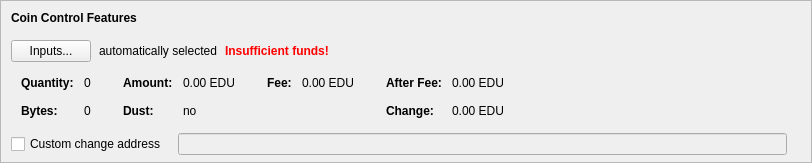
    <widget class="QFrame" name="frameCoinControl">
     <property name="sizePolicy">
      <sizepolicy hsizetype="Expanding" vsizetype="Expanding">
       <horstretch>0</horstretch>
       <verstretch>0</verstretch>
      </sizepolicy>
     </property>
     <property name="maximumSize">
      <size>
       <width>16777215</width>
       <height>16777215</height>
      </size>
     </property>
     <property name="frameShape">
      <enum>QFrame::StyledPanel</enum>
     </property>
     <property name="frameShadow">
      <enum>QFrame::Sunken</enum>
     </property>
     <layout class="QVBoxLayout" name="verticalLayoutCoinControl2">
      <property name="spacing">
       <number>0</number>
      </property>
      <property name="leftMargin">
       <number>0</number>
      </property>
      <property name="topMargin">
       <number>0</number>
      </property>
      <property name="rightMargin">
       <number>0</number>
      </property>
      <property name="bottomMargin">
       <number>6</number>
      </property>
      <item>
       <layout class="QVBoxLayout" name="verticalLayoutCoinControl" stretch="0,0,0,0,1">
        <property name="spacing">
         <number>0</number>
        </property>
        <property name="leftMargin">
         <number>10</number>
        </property>
        <property name="topMargin">
         <number>10</number>
        </property>
        <item>
         <layout class="QHBoxLayout" name="horizontalLayoutCoinControl1">
          <property name="bottomMargin">
           <number>15</number>
          </property>
          <item>
           <widget class="QLabel" name="labelCoinControlFeatures">
            <property name="sizePolicy">
             <sizepolicy hsizetype="Preferred" vsizetype="Maximum">
              <horstretch>0</horstretch>
              <verstretch>0</verstretch>
             </sizepolicy>
            </property>
            <property name="font">
             <font>
              <weight>75</weight>
              <bold>true</bold>
             </font>
            </property>
            <property name="styleSheet">
             <string notr="true">font-weight:bold;</string>
            </property>
            <property name="text">
             <string>Coin Control Features</string>
            </property>
           </widget>
          </item>
         </layout>
        </item>
        <item>
         <layout class="QHBoxLayout" name="horizontalLayoutCoinControl2" stretch="0,0,0,0">
          <property name="spacing">
           <number>8</number>
          </property>
          <property name="bottomMargin">
           <number>10</number>
          </property>
          <item>
           <widget class="QPushButton" name="pushButtonCoinControl">
            <property name="styleSheet">
             <string notr="true"/>
            </property>
            <property name="text">
             <string>Inputs...</string>
            </property>
            <property name="autoDefault">
             <bool>false</bool>
            </property>
           </widget>
          </item>
          <item>
           <widget class="QLabel" name="labelCoinControlAutomaticallySelected">
            <property name="text">
             <string>automatically selected</string>
            </property>
            <property name="margin">
             <number>5</number>
            </property>
           </widget>
          </item>
          <item>
           <widget class="QLabel" name="labelCoinControlInsuffFunds">
            <property name="font">
             <font>
              <weight>75</weight>
              <bold>true</bold>
             </font>
            </property>
            <property name="styleSheet">
             <string notr="true">color:red;font-weight:bold;</string>
            </property>
            <property name="text">
             <string>Insufficient funds!</string>
            </property>
            <property name="margin">
             <number>5</number>
            </property>
           </widget>
          </item>
          <item>
           <spacer name="horizontalSpacerCoinControl">
            <property name="orientation">
             <enum>Qt::Horizontal</enum>
            </property>
            <property name="sizeHint" stdset="0">
             <size>
              <width>40</width>
              <height>1</height>
             </size>
            </property>
           </spacer>
          </item>
         </layout>
        </item>
        <item>
         <widget class="QWidget" name="widgetCoinControl" native="true">
          <property name="sizePolicy">
           <sizepolicy hsizetype="Preferred" vsizetype="Preferred">
            <horstretch>0</horstretch>
            <verstretch>0</verstretch>
           </sizepolicy>
          </property>
          <property name="minimumSize">
           <size>
            <width>0</width>
            <height>0</height>
           </size>
          </property>
          <property name="styleSheet">
           <string notr="true"/>
          </property>
          <layout class="QHBoxLayout" name="horizontalLayoutCoinControl5">
           <property name="leftMargin">
            <number>0</number>
           </property>
           <property name="topMargin">
            <number>0</number>
           </property>
           <property name="rightMargin">
            <number>0</number>
           </property>
           <property name="bottomMargin">
            <number>0</number>
           </property>
           <item>
            <layout class="QHBoxLayout" name="horizontalLayoutCoinControl3" stretch="0,0,0,1">
             <property name="spacing">
              <number>20</number>
             </property>
             <property name="topMargin">
              <number>0</number>
             </property>
             <property name="bottomMargin">
              <number>10</number>
             </property>
             <item>
              <layout class="QFormLayout" name="formLayoutCoinControl1">
               <property name="horizontalSpacing">
                <number>10</number>
               </property>
               <property name="verticalSpacing">
                <number>14</number>
               </property>
               <property name="leftMargin">
                <number>10</number>
               </property>
               <property name="topMargin">
                <number>4</number>
               </property>
               <property name="rightMargin">
                <number>6</number>
               </property>
               <item row="0" column="0">
                <widget class="QLabel" name="labelCoinControlQuantityText">
                 <property name="font">
                  <font>
                   <weight>75</weight>
                   <bold>true</bold>
                  </font>
                 </property>
                 <property name="text">
                  <string>Quantity:</string>
                 </property>
                 <property name="margin">
                  <number>0</number>
                 </property>
                </widget>
               </item>
               <item row="0" column="1">
                <widget class="QLabel" name="labelCoinControlQuantity">
                 <property name="cursor">
                  <cursorShape>IBeamCursor</cursorShape>
                 </property>
                 <property name="contextMenuPolicy">
                  <enum>Qt::ActionsContextMenu</enum>
                 </property>
                 <property name="text">
                  <string notr="true">0</string>
                 </property>
                 <property name="margin">
                  <number>0</number>
                 </property>
                 <property name="textInteractionFlags">
                  <set>Qt::LinksAccessibleByMouse|Qt::TextSelectableByKeyboard|Qt::TextSelectableByMouse</set>
                 </property>
                </widget>
               </item>
               <item row="1" column="0">
                <widget class="QLabel" name="labelCoinControlBytesText">
                 <property name="font">
                  <font>
                   <weight>75</weight>
                   <bold>true</bold>
                  </font>
                 </property>
                 <property name="text">
                  <string>Bytes:</string>
                 </property>
                </widget>
               </item>
               <item row="1" column="1">
                <widget class="QLabel" name="labelCoinControlBytes">
                 <property name="cursor">
                  <cursorShape>IBeamCursor</cursorShape>
                 </property>
                 <property name="contextMenuPolicy">
                  <enum>Qt::ActionsContextMenu</enum>
                 </property>
                 <property name="text">
                  <string notr="true">0</string>
                 </property>
                 <property name="textInteractionFlags">
                  <set>Qt::LinksAccessibleByMouse|Qt::TextSelectableByKeyboard|Qt::TextSelectableByMouse</set>
                 </property>
                </widget>
               </item>
              </layout>
             </item>
             <item>
              <layout class="QFormLayout" name="formLayoutCoinControl2">
               <property name="horizontalSpacing">
                <number>10</number>
               </property>
               <property name="verticalSpacing">
                <number>14</number>
               </property>
               <property name="leftMargin">
                <number>6</number>
               </property>
               <property name="topMargin">
                <number>4</number>
               </property>
               <property name="rightMargin">
                <number>6</number>
               </property>
               <item row="0" column="0">
                <widget class="QLabel" name="labelCoinControlAmountText">
                 <property name="font">
                  <font>
                   <weight>75</weight>
                   <bold>true</bold>
                  </font>
                 </property>
                 <property name="text">
                  <string>Amount:</string>
                 </property>
                 <property name="margin">
                  <number>0</number>
                 </property>
                </widget>
               </item>
               <item row="0" column="1">
                <widget class="QLabel" name="labelCoinControlAmount">
                 <property name="cursor">
                  <cursorShape>IBeamCursor</cursorShape>
                 </property>
                 <property name="contextMenuPolicy">
                  <enum>Qt::ActionsContextMenu</enum>
                 </property>
                 <property name="text">
                  <string notr="true">0.00 EDU</string>
                 </property>
                 <property name="textInteractionFlags">
                  <set>Qt::LinksAccessibleByMouse|Qt::TextSelectableByKeyboard|Qt::TextSelectableByMouse</set>
                 </property>
                </widget>
               </item>
               <item row="1" column="0">
                <widget class="QLabel" name="labelCoinControlLowOutputText">
                 <property name="font">
                  <font>
                   <weight>75</weight>
                   <bold>true</bold>
                  </font>
                 </property>
                 <property name="text">
                  <string>Dust:</string>
                 </property>
                </widget>
               </item>
               <item row="1" column="1">
                <widget class="QLabel" name="labelCoinControlLowOutput">
                 <property name="cursor">
                  <cursorShape>IBeamCursor</cursorShape>
                 </property>
                 <property name="contextMenuPolicy">
                  <enum>Qt::ActionsContextMenu</enum>
                 </property>
                 <property name="text">
                  <string notr="true">no</string>
                 </property>
                 <property name="textInteractionFlags">
                  <set>Qt::LinksAccessibleByMouse|Qt::TextSelectableByKeyboard|Qt::TextSelectableByMouse</set>
                 </property>
                </widget>
               </item>
              </layout>
             </item>
             <item>
              <layout class="QFormLayout" name="formLayoutCoinControl3">
               <property name="horizontalSpacing">
                <number>10</number>
               </property>
               <property name="verticalSpacing">
                <number>14</number>
               </property>
               <property name="leftMargin">
                <number>6</number>
               </property>
               <property name="topMargin">
                <number>4</number>
               </property>
               <property name="rightMargin">
                <number>6</number>
               </property>
               <item row="0" column="0">
                <widget class="QLabel" name="labelCoinControlFeeText">
                 <property name="font">
                  <font>
                   <weight>75</weight>
                   <bold>true</bold>
                  </font>
                 </property>
                 <property name="text">
                  <string>Fee:</string>
                 </property>
                 <property name="margin">
                  <number>0</number>
                 </property>
                </widget>
               </item>
               <item row="0" column="1">
                <widget class="QLabel" name="labelCoinControlFee">
                 <property name="cursor">
                  <cursorShape>IBeamCursor</cursorShape>
                 </property>
                 <property name="contextMenuPolicy">
                  <enum>Qt::ActionsContextMenu</enum>
                 </property>
                 <property name="text">
                  <string notr="true">0.00 EDU</string>
                 </property>
                 <property name="textInteractionFlags">
                  <set>Qt::LinksAccessibleByMouse|Qt::TextSelectableByKeyboard|Qt::TextSelectableByMouse</set>
                 </property>
                </widget>
               </item>
              </layout>
             </item>
             <item>
              <layout class="QFormLayout" name="formLayoutCoinControl4">
               <property name="horizontalSpacing">
                <number>10</number>
               </property>
               <property name="verticalSpacing">
                <number>14</number>
               </property>
               <property name="leftMargin">
                <number>6</number>
               </property>
               <property name="topMargin">
                <number>4</number>
               </property>
               <property name="rightMargin">
                <number>6</number>
               </property>
               <item row="0" column="0">
                <widget class="QLabel" name="labelCoinControlAfterFeeText">
                 <property name="font">
                  <font>
                   <weight>75</weight>
                   <bold>true</bold>
                  </font>
                 </property>
                 <property name="text">
                  <string>After Fee:</string>
                 </property>
                 <property name="margin">
                  <number>0</number>
                 </property>
                </widget>
               </item>
               <item row="0" column="1">
                <widget class="QLabel" name="labelCoinControlAfterFee">
                 <property name="cursor">
                  <cursorShape>IBeamCursor</cursorShape>
                 </property>
                 <property name="contextMenuPolicy">
                  <enum>Qt::ActionsContextMenu</enum>
                 </property>
                 <property name="text">
                  <string notr="true">0.00 EDU</string>
                 </property>
                 <property name="textInteractionFlags">
                  <set>Qt::LinksAccessibleByMouse|Qt::TextSelectableByKeyboard|Qt::TextSelectableByMouse</set>
                 </property>
                </widget>
               </item>
               <item row="1" column="0">
                <widget class="QLabel" name="labelCoinControlChangeText">
                 <property name="font">
                  <font>
                   <weight>75</weight>
                   <bold>true</bold>
                  </font>
                 </property>
                 <property name="text">
                  <string>Change:</string>
                 </property>
                </widget>
               </item>
               <item row="1" column="1">
                <widget class="QLabel" name="labelCoinControlChange">
                 <property name="cursor">
                  <cursorShape>IBeamCursor</cursorShape>
                 </property>
                 <property name="contextMenuPolicy">
                  <enum>Qt::ActionsContextMenu</enum>
                 </property>
                 <property name="text">
                  <string notr="true">0.00 EDU</string>
                 </property>
                 <property name="textInteractionFlags">
                  <set>Qt::LinksAccessibleByMouse|Qt::TextSelectableByKeyboard|Qt::TextSelectableByMouse</set>
                 </property>
                </widget>
               </item>
              </layout>
             </item>
            </layout>
           </item>
          </layout>
         </widget>
        </item>
        <item>
         <layout class="QHBoxLayout" name="horizontalLayoutCoinControl4" stretch="0,0,0">
          <property name="spacing">
           <number>12</number>
          </property>
          <property name="sizeConstraint">
           <enum>QLayout::SetDefaultConstraint</enum>
          </property>
          <property name="topMargin">
           <number>5</number>
          </property>
          <property name="rightMargin">
           <number>5</number>
          </property>
          <item>
           <widget class="QCheckBox" name="checkBoxCoinControlChange">
            <property name="toolTip">
             <string>If this is activated, but the change address is empty or invalid, change will be sent to a newly generated address.</string>
            </property>
            <property name="text">
             <string>Custom change address</string>
            </property>
           </widget>
          </item>
          <item>
           <widget class="QValidatedLineEdit" name="lineEditCoinControlChange">
            <property name="enabled">
             <bool>false</bool>
            </property>
            <property name="sizePolicy">
             <sizepolicy hsizetype="Expanding" vsizetype="Fixed">
              <horstretch>0</horstretch>
              <verstretch>0</verstretch>
             </sizepolicy>
            </property>
           </widget>
          </item>
          <item>
           <widget class="QLabel" name="labelCoinControlChangeLabel">
            <property name="sizePolicy">
             <sizepolicy hsizetype="Preferred" vsizetype="Expanding">
              <horstretch>0</horstretch>
              <verstretch>0</verstretch>
             </sizepolicy>
            </property>
            <property name="minimumSize">
             <size>
              <width>0</width>
              <height>0</height>
             </size>
            </property>
            <property name="text">
             <string/>
            </property>
            <property name="margin">
             <number>3</number>
            </property>
           </widget>
          </item>
         </layout>
        </item>
        <item>
         <spacer name="verticalSpacerCoinControl">
          <property name="orientation">
           <enum>Qt::Vertical</enum>
          </property>
          <property name="sizeHint" stdset="0">
           <size>
            <width>800</width>
            <height>1</height>
           </size>
          </property>
         </spacer>
        </item>
       </layout>
      </item>
     </layout>
    </widget>
